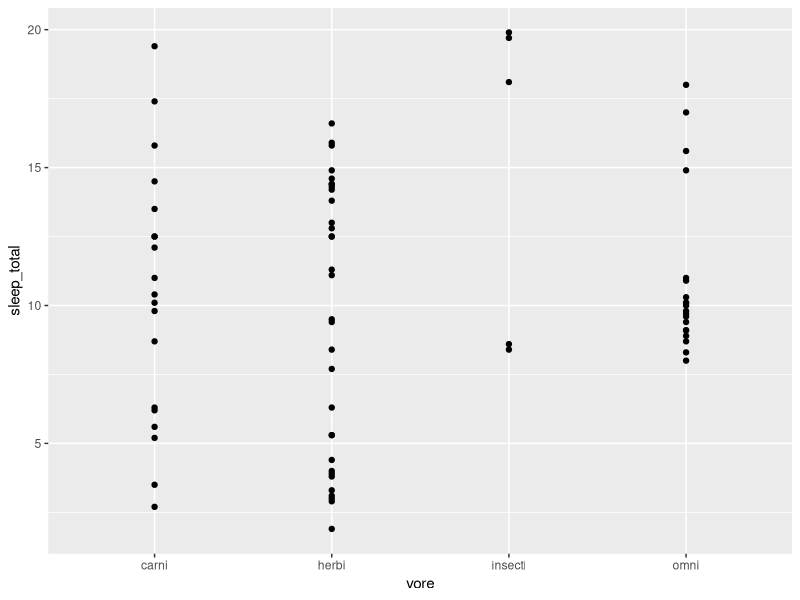
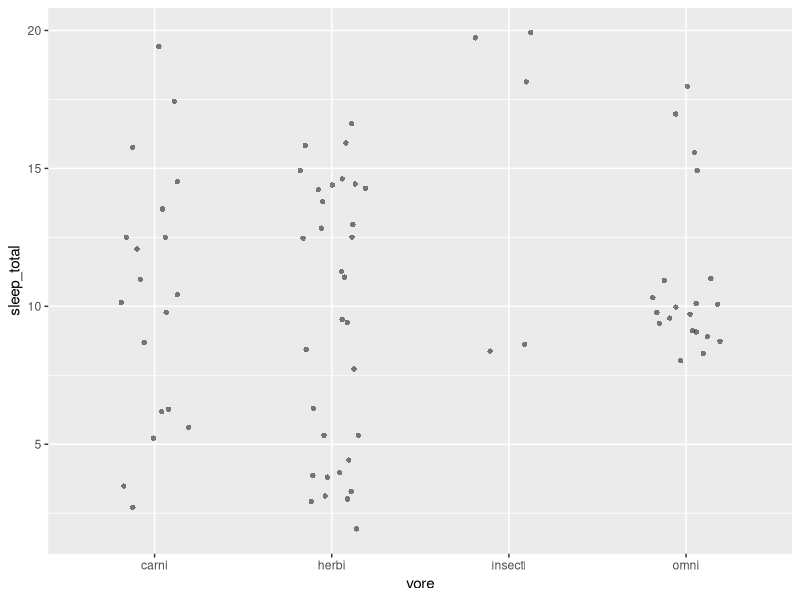
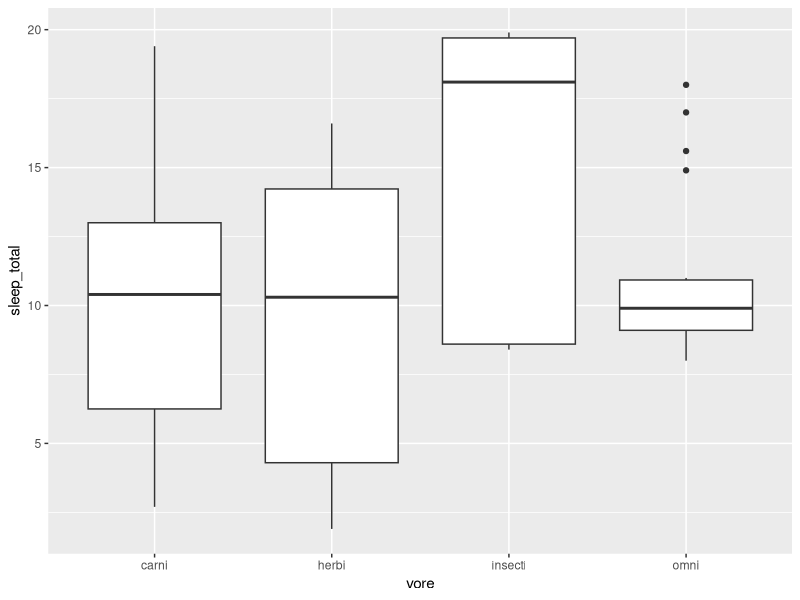
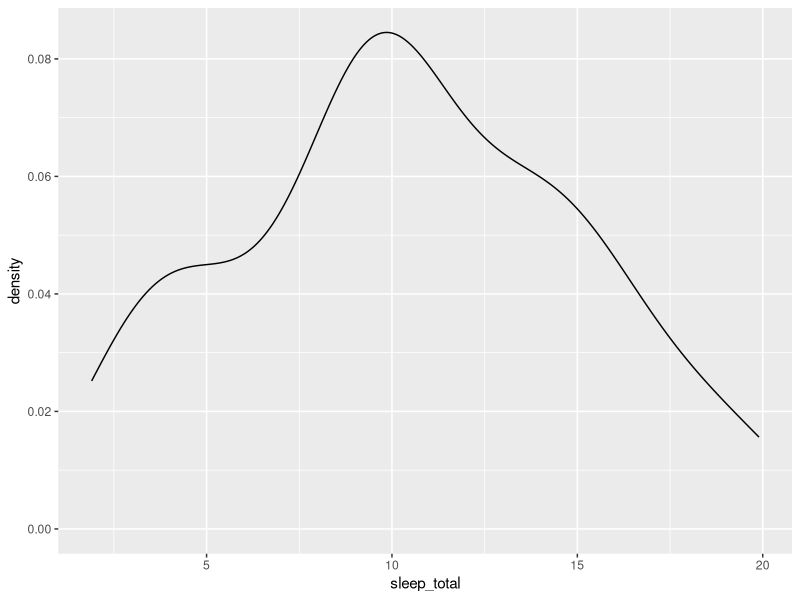
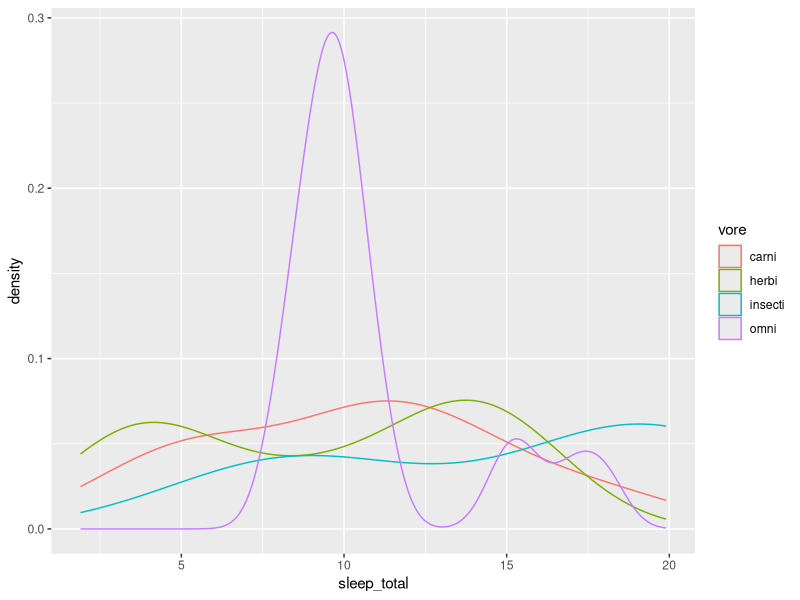
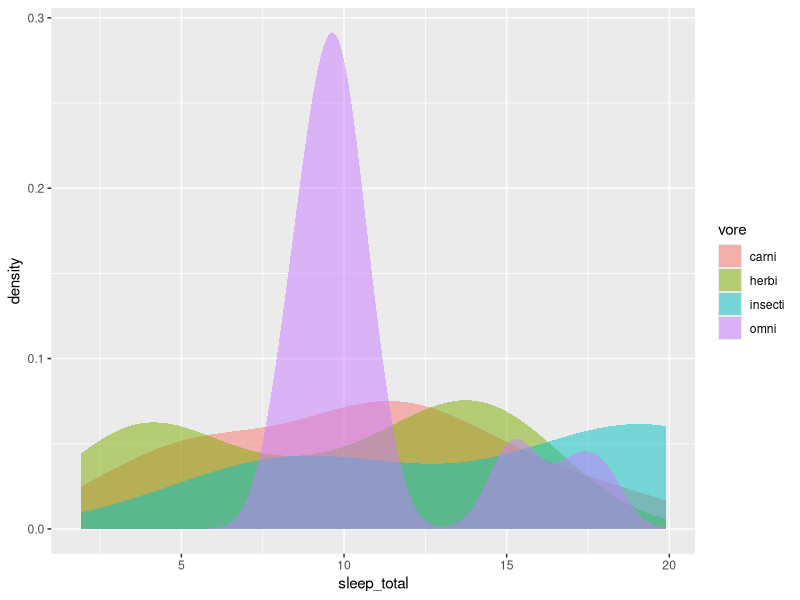
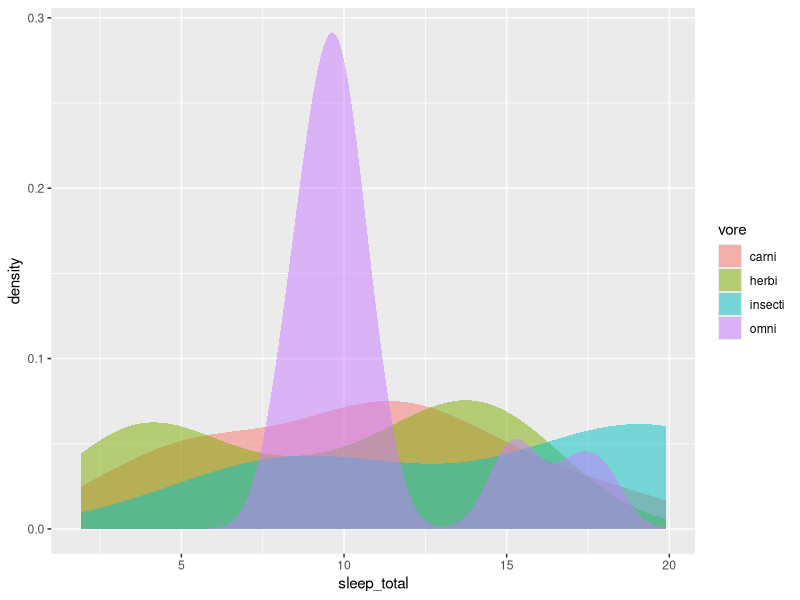
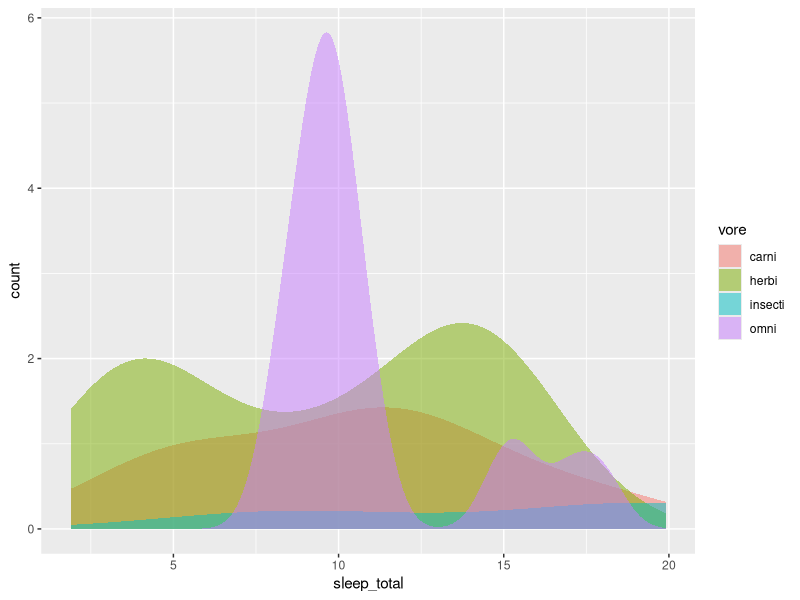

Here is the R script that generated these plots, in order:
# Data Viz coding challenge, 
# DSI-2022-01

# Load packages
library(tidyverse)

# The mammals dataset
msleep %>% 
  select(vore, sleep_total) %>% 
  na.omit() -> msleep_total

# basic plot ----
ggplot(msleep_total, aes(vore, sleep_total)) +
  geom_point()

# Jitter ----
# jittering (width 0 = no jittering, 1 = max)
ggplot(msleep_total, aes(vore, sleep_total)) +
  geom_jitter(width = 0.2, alpha = 0.5, shape = 16)

# too little control on jittering width
# ggplot(msleep_total, aes(vore, sleep_total)) +
#   geom_point(position = "jitter", alpha = 0.5, shape = 16)

# different geoms to visualize - boxplot, density, violin, mean + sd

# boxplot ----
# Boxplot: Sometimes helpful but not here
ggplot(msleep_total, aes(vore, sleep_total)) +
  geom_boxplot()

# Density plots ----
# Density plot for all together
ggplot(msleep_total, aes(x = sleep_total)) +
  geom_density()

# Density plot w color and default y
ggplot(msleep_total, aes(x = sleep_total, color = vore)) +
  geom_density()

# using fill and default y
ggplot(msleep_total, aes(x = sleep_total, fill = vore)) +
  geom_density(color = NA, alpha = 0.5)

# using fill and default y, explicityl stated
ggplot(msleep_total, aes(x = sleep_total, y = ..density.., fill = vore)) +
  geom_density(color = NA, alpha = 0.5)

# using fill and y, explicit as count
ggplot(msleep_total, aes(x = sleep_total, y = ..count.., fill = vore)) +
  geom_density(color = NA, alpha = 0.5)

# Each density plot is scaled to the max being 1
ggplot(msleep_total, aes(x = sleep_total, y = ..scaled.., fill = vore)) +
  geom_density(color = NA, alpha = 0.5)
# just like ..scaled..
ggplot(msleep_total, aes(x = sleep_total, y = ..ndensity.., fill = vore)) +
  geom_density(color = NA, alpha = 0.5)

# Bar plots ---- 
# Bar plot of absolute counts
ggplot(msleep_total, aes(vore)) +
  geom_bar()

# violin plot (vertical and mirrored density plot)
ggplot(msleep_total, aes(vore, sleep_total)) +
  geom_violin(scale = "count") # adjust for n in each group

# Mean and SD ----
# The mean and SD are poor metrics here
ggplot(msleep_total, aes(vore, sleep_total)) +
  geom_jitter(width = 0.2, alpha = 0.5, shape = 16) +
  stat_summary(fun.data = mean_sdl, 
               fun.args = list(mult = 1))
